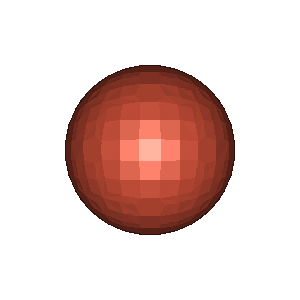

The script that drew this image:
#!/usr/bin/env python
# Demonstrate vtkQuadricClustering on a sphere source.

import vtkmodules.vtkInteractionStyle  # noqa: F401
import vtkmodules.vtkRenderingOpenGL2  # noqa: F401

from vtkmodules.vtkCommonColor import vtkNamedColors
from vtkmodules.vtkFiltersCore import vtkQuadricClustering
from vtkmodules.vtkFiltersSources import vtkSphereSource
from vtkmodules.vtkRenderingCore import (
    vtkActor,
    vtkPolyDataMapper,
    vtkRenderWindow,
    vtkRenderWindowInteractor,
    vtkRenderer,
)

colors = vtkNamedColors()

# Create a high-resolution sphere.
sphere = vtkSphereSource()
sphere.SetPhiResolution(150)
sphere.SetThetaResolution(150)

# Decimate with quadric clustering.
mesh = vtkQuadricClustering()
mesh.SetInputConnection(sphere.GetOutputPort())
mesh.SetNumberOfXDivisions(10)
mesh.SetNumberOfYDivisions(10)
mesh.SetNumberOfZDivisions(10)

# Mapper and actor.
mapper = vtkPolyDataMapper()
mapper.SetInputConnection(mesh.GetOutputPort())

tomato_rgb = [0.0, 0.0, 0.0]
colors.GetColorRGB("tomato", tomato_rgb)

actor = vtkActor()
actor.SetMapper(mapper)
actor.GetProperty().SetDiffuseColor(tomato_rgb)
actor.GetProperty().SetDiffuse(0.8)
actor.GetProperty().SetSpecular(0.4)
actor.GetProperty().SetSpecularPower(30)

renderer = vtkRenderer()
renderer.AddActor(actor)
renderer.SetBackground(1, 1, 1)

render_window = vtkRenderWindow()
render_window.SetSize(300, 300)
render_window.AddRenderer(renderer)
render_window.SetWindowName("quadric clustering data model")

interactor = vtkRenderWindowInteractor()
interactor.SetRenderWindow(render_window)

interactor.Initialize()
interactor.Start()
